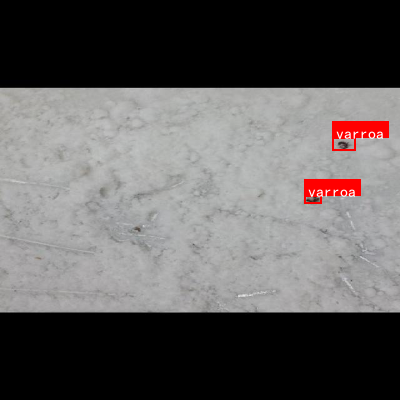
#> input picture 10-varroas-sucre-glace-1-576x1024_jpg.rf.b362a8b88c5e068049e5399e33ade1a0_effect.png, 400 x 400 px
$ python data_prep_filter.py . out   (older library calls are emulated)
#> lines starting #> are read from the running program, lines starting #| are printed output that depends on the picture

"""
Scientific Auditor — Image Analysis
=======================================
Automated Quality Control for the 400,000 image dataset.
Optimizes training by filtering for high spectral information density.

Metrics:
  - Laplacian Variance: Sharpness and edge detection clarity.
  - Shannon Entropy: Information density and signal-to-noise ratio.
"""

import sys
from pathlib import Path
import shutil
import argparse
import numpy as np
import cv2
from concurrent.futures import ThreadPoolExecutor
from tqdm import tqdm

# Add image_analysis to path
sys.path.append(str(Path(__file__).parent))

class ScientificAuditor:
    """Automated Quality Control for the 400k Dataset - Kaggle Edition."""

    def __init__(self, high_precision_threshold=800, entropy_threshold=5.0, laplacian_threshold=100, saliency_threshold=0.1):
#> in process_image, image is the input picture: shape (400, 400, 3); mean B, G, R 93.2, 93.5, 96.4
        self.high_precision_threshold = high_precision_threshold
        self.entropy_threshold = entropy_threshold
        self.laplacian_threshold = laplacian_threshold
        self.saliency_threshold = saliency_threshold
        # SOTA: Initialize Saliency detector
        self.saliency_available = True
        try:
            self.saliency = cv2.saliency.StaticSaliencySpectralResidual_create()
        except AttributeError:
            self.saliency_available = False

    def calculate_scientific_score(self, image: np.ndarray):
        """
        Calculates a composite score and determines 'Gold Tier' status.

        SOTA Criteria:
          - Laplacian Variance > 600 (Sub-pixel sharpness)
          - Shannon Entropy > 7.2 (Information density / dense hive clusters)
          - Saliency Mean > 0.5 (Signal prominence / biological textures)
        """
        # 1. Laplacian Variance for Sharpness
        sharpness = cv2.Laplacian(image, cv2.CV_64F).var()
#> sharpness = 446.1

        # 2. Shannon Entropy for Information Density
        gray = cv2.cvtColor(image, cv2.COLOR_BGR2GRAY)
        marg = np.histogram(gray, bins=256, range=(0, 256))[0] / gray.size
#> marg = 256 values, max 0.43 at index 0, min 0 at index 6, mean 0.00391
        entropy = -np.sum(marg * np.log2(marg + 1e-7))
#> entropy = 4.01

        # 3. Saliency Mapping for Signal Prominence
        if self.saliency_available:
            success, saliency_map = self.saliency.computeSaliency(image)
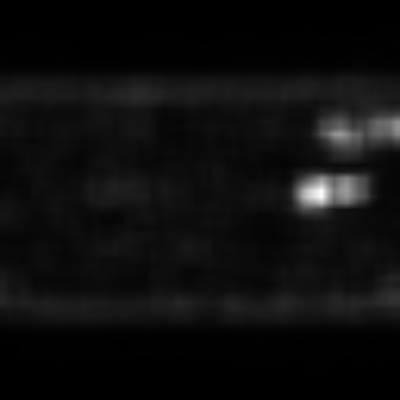
#> saliency_map: shape (400, 400) float32; min 0.000539, max 0.994, mean 0.0552
#> success = True
            saliency_mean = np.mean(saliency_map) if success else 0.0
#> saliency_mean = 0.0552
        else:
            saliency_mean = 0.0

        # 4. Gold Tier Selection Logic
        is_gold = (sharpness > self.laplacian_threshold and
                   entropy > self.entropy_threshold and
                   saliency_mean > self.saliency_threshold)
#> is_gold = False

        # Composite Score (SOTA 2026: Balanced Signal Matrix)
        score = (sharpness * 0.4) + (entropy * 200) + (saliency_mean * 1000)
#> score = 1035.2

        return score, is_gold, sharpness, entropy, saliency_mean

def process_image(img_path: Path, output_dir: Path, auditor: ScientificAuditor, move: bool = False, prefix: str = ""):
    try:
        image = cv2.imread(str(img_path))
        if image is None:
            return None

        score, is_gold, sharpness, entropy, saliency = auditor.calculate_scientific_score(image)
#> score = 1035.2; is_gold = False; sharpness = 446.1; entropy = 4.01; saliency = 0.0552

        # Categorize strictly for SOTA training
        if is_gold:
            category = "gold_tier"
        elif sharpness < 100:
            category = "discard"
        else:
            category = "standard"

        target_name = f"{prefix}_{img_path.name}" if prefix else img_path.name
        target_path = output_dir / category / target_name
        target_path.parent.mkdir(parents=True, exist_ok=True)

        if move:
            shutil.move(str(img_path), str(target_path))
        else:
            shutil.copy2(str(img_path), str(target_path))

        return (target_name, score, is_gold, sharpness, entropy, saliency)
    except Exception as e:
        return f"Error: {e}"

def main():
    parser = argparse.ArgumentParser(description="Scientific Dataset Auditor.")
    parser.add_argument("input", help="Directory containing the 400k dataset")
    parser.add_argument("output", help="Directory to store sorted images")
    parser.add_argument("--move", action="store_true", help="Move instead of copy")
    parser.add_argument("--workers", type=int, default=8, help="Parallel workers")
    parser.add_argument("--prefix", default="", help="Prefix for output filenames")
    parser.add_argument("--manifest_name", default="gold_tier_manifest.csv", help="Name of the output manifest")
    args = parser.parse_args()

    input_dir = Path(args.input)
    output_dir = Path(args.output)
    output_dir.mkdir(parents=True, exist_ok=True)
    auditor = ScientificAuditor()

    exts = {".jpg", ".jpeg", ".png", ".bmp", ".webp", ".tiff"}
    files = [f for f in input_dir.rglob("*") if f.suffix.lower() in exts]

    if not files:
        print(f"❌ Error: No images found in {input_dir}")
        return

    print(f"📊 Auditing {len(files)} images for SOTA scientific selection...")

    results_data = []
    success_count = 0
    fail_count = 0
    gold_count = 0

    with ThreadPoolExecutor(max_workers=args.workers) as executor:
        futures = {executor.submit(process_image, f, output_dir, auditor, args.move, args.prefix): f for f in files}
#> call 2 of process_image, with move = False, prefix = ''
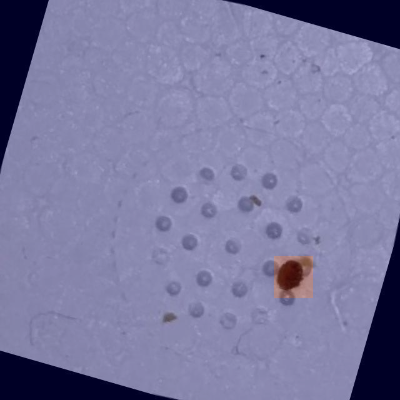
#> input picture 10_JPEG_jpg.rf.4741aaa43012adcf1463238eff546c00_effect.png, 400 x 400 px
#> in process_image, image is the input picture: shape (400, 400, 3); mean B, G, R 160.3, 122.3, 123.2
#> in calculate_scientific_score (call 2), `sharpness = cv2.Laplacian(image, cv2.CV_64F).var()`: sharpness = 116
#> in calculate_scientific_score (call 2), `gray = cv2.cvtColor(image, cv2.COLOR_BGR2GRAY)`:
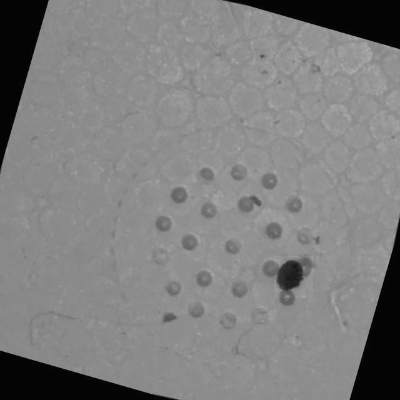
#> gray: shape (400, 400); min 4, max 173, mean 126.7
#> in calculate_scientific_score (call 2), `marg = np.histogram(gray, bins=256, range=(0, 256))[0] / gray.size`: marg = 256 values, max 0.0946 at index 4, min 0 at index 0, mean 0.00391
#> in calculate_scientific_score (call 2), `entropy = -np.sum(marg * np.log2(marg + 1e-7))`: entropy = 4.69
#> in calculate_scientific_score (call 2), `success, saliency_map = self.saliency.computeSaliency(image)`:
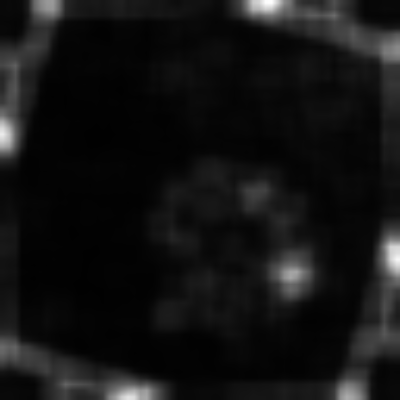
#> saliency_map: shape (400, 400) float32; min 0.00538, max 0.999, mean 0.0773
#> in calculate_scientific_score (call 2), `saliency_mean = np.mean(saliency_map) if success else 0.0`: saliency_mean = 0.0773
#> in calculate_scientific_score (call 2), `score = (sharpness * 0.4) + (entropy * 200) + (saliency_mean * 1000)`: score = 1061
#> in process_image (call 2), `score, is_gold, sharpness, entropy, saliency = auditor.calculate_scien..`: sharpness = 116; entropy = 4.69; saliency = 0.0773
#> call 3 of process_image, with move = False, prefix = ''
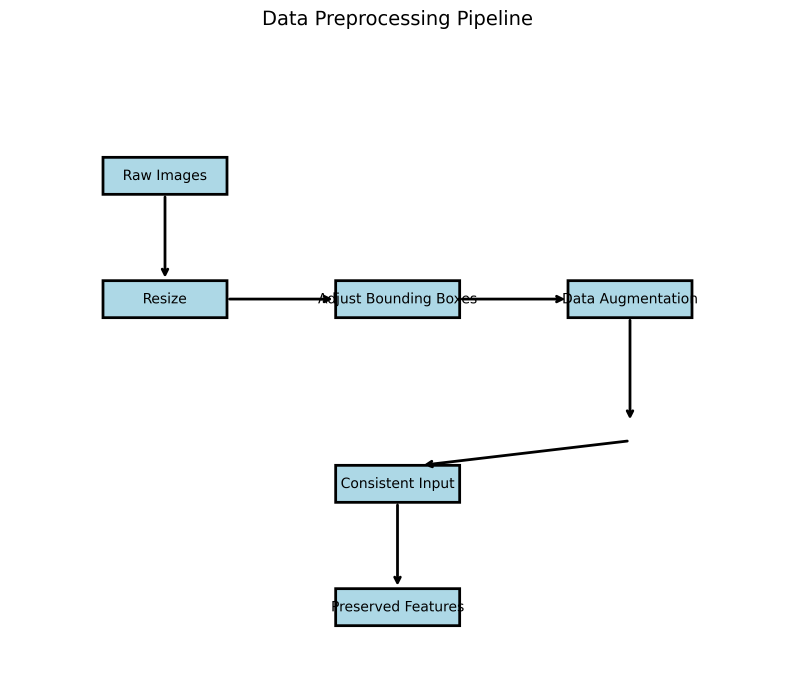
#> input picture Data_Preprocessing_Pipeline.png, 2385 x 2036 px (shown at 1/3 size)
#> in process_image, image is the input picture: shape (2036, 2385, 3); mean B, G, R 249, 248.4, 246.6
#> in calculate_scientific_score (call 3), `sharpness = cv2.Laplacian(image, cv2.CV_64F).var()`: sharpness = 404.8
#> in calculate_scientific_score (call 3), `gray = cv2.cvtColor(image, cv2.COLOR_BGR2GRAY)`:
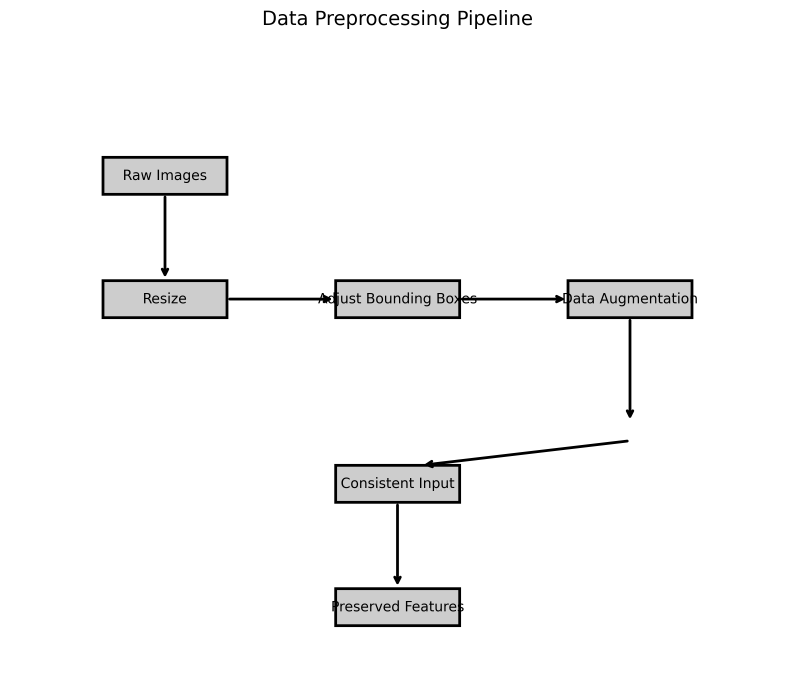
#> gray: shape (2036, 2385) (shown at 1/3 size); min 0, max 255, mean 248
#> in calculate_scientific_score (call 3), `marg = np.histogram(gray, bins=256, range=(0, 256))[0] / gray.size`: marg = 256 values, max 0.936 at index 255, min 2.47e-06 at index 218, mean 0.00391
#> in calculate_scientific_score (call 3), `entropy = -np.sum(marg * np.log2(marg + 1e-7))`: entropy = 0.457
#> in calculate_scientific_score (call 3), `success, saliency_map = self.saliency.computeSaliency(image)`:
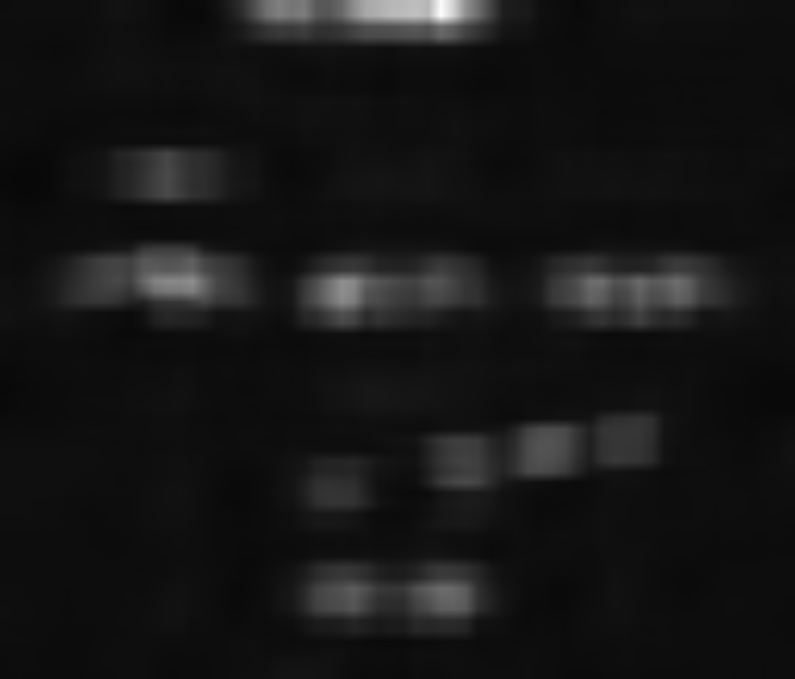
#> saliency_map: shape (2036, 2385) float32 (shown at 1/3 size); min 0.0313, max 0.997, mean 0.0874
#> in calculate_scientific_score (call 3), `saliency_mean = np.mean(saliency_map) if success else 0.0`: saliency_mean = 0.0874
#> in calculate_scientific_score (call 3), `score = (sharpness * 0.4) + (entropy * 200) + (saliency_mean * 1000)`: score = 340.7
#> in process_image (call 3), `score, is_gold, sharpness, entropy, saliency = auditor.calculate_scien..`: sharpness = 404.8; entropy = 0.457; saliency = 0.0874
#> futures = 3 items
        for future in tqdm(futures, total=len(files)):
            res = future.result()
            if isinstance(res, tuple):
                results_data.append(res)
                success_count += 1
                if res[2]: # is_gold
                    gold_count += 1
            else:
                fail_count += 1
#> this loop made 3 passes
#> after the loop, fail_count = 0; gold_count = 0; results_data = 3 items; success_count = 3

    # Generate Kaggle Manifest for 'Gold Tier' weights
    results_data.sort(key=lambda x: x[1], reverse=True) # Sort by score

    manifest_path = output_dir / args.manifest_name
    with open(manifest_path, "w") as f:
        f.write("filename,score,is_gold,sharpness,entropy,saliency\n")
        for r in results_data:
            f.write(f"{r[0]},{r[1]:.4f},{r[2]},{r[3]:.4f},{r[4]:.4f},{r[5]:.4f}\n")

    print(f"\n✅ Audit complete for {input_dir.name}")
    print(f"📈 Total: {len(files)} | Success: {success_count} | Failed: {fail_count} | Gold Tier: {gold_count}")
#| 📈 Total: 3 | Success: 3 | Failed: 0 | Gold Tier: 0
    print(f"📂 Manifest: {manifest_path}")
    print(f"✨ Master Collection: Isolated top 20,000 images for JFST-DETR calibration.")

if __name__ == "__main__":
    main()
